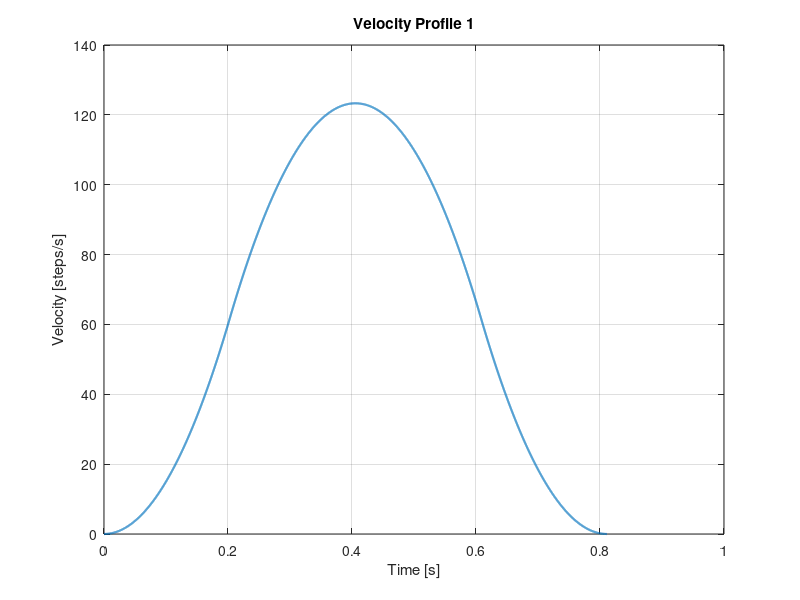
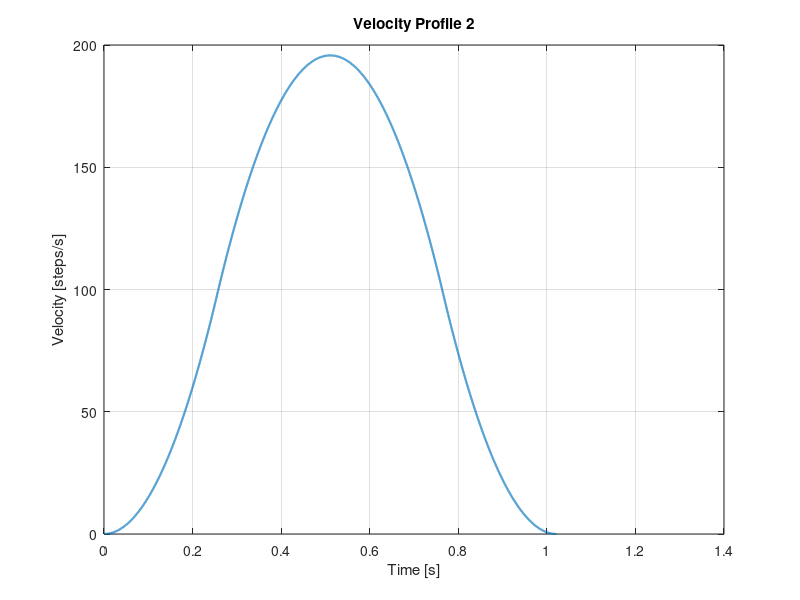

Write the MATLAB code that produced these figures, in order.
vmax = [200,200];%max SPS allowed by stepper and mcu
amax = [2500,2500]; %max SPSPS allowed by stepper and mcu
J = [3000,3000]; %jerk
s = [50,100]; %steps

number_of_profiles = 2;

delay = cell(1,number_of_profiles);

for profile = 1:number_of_profiles 

    va = amax(profile)^2 / J(profile); %max value of speed reached during point-to-point
    sa = 2*amax(profile)^3 / J(profile)^2; %value of stroke if amax reached
    sv_1 = 2*vmax(profile) * sqrt(vmax(profile)/J(profile)); %value of stroke if case 1 and vmax reached 
    sv_2 =  vmax(profile) *((vmax(profile)/amax(profile)) + (amax(profile)/J(profile))); %value of stroke if case 2 and vmax reached 
        
    if(vmax(profile) < va && s(profile) > sa)
        tj = sqrt(vmax(profile)/J(profile));
        tv = s(profile)/vmax(profile);
        ta = tj;
    elseif (vmax(profile) > va && s(profile) < sa)
        tj = (s(profile)/(2*J(profile)))^(1/3);
        ta = tj;
        tv = 2*tj;
    elseif(vmax(profile) < va && s(profile) < sa)
        if (s(profile) > sv_1)
            tj = sqrt(vmax(profile)/J(profile));
            tv = s(profile)/vmax(profile);
            ta = tj;
        else
            tj = (s(profile)/(2*J(profile)))^(1/3);
            ta = tj;
            tv = 2*tj;
        end 
    else
        if (s(profile) > sv_2)
            tj = amax(profile)/J(profile);
            ta = vmax(profile)/amax(profile);
            tv = s(profile)/vmax(profile);
        else
            tj = amax(profile)/J(profile);
            ta = 0.5*(sqrt((4*s(profile)*J(profile)^2 + amax(profile)^3)/(amax(profile)*J(profile)^2)) - amax(profile)/J(profile));
            tv = ta + tj;
        end 
    end
    
    t1 = tj;
    t2 = ta;
    t3 = tj + ta;
    t4 = tv;
    t5 = tj + tv;
    t6 = tv + ta;
    t7 = tv + ta + tj;
    
    a1 = J(profile) * t1;
    v1 = J(profile) * (t1^2) / 2;
    p1 = J(profile) * (t1^3) / 6;
    a2 = a1;
    v2 = v1 + a1 * (t2 - t1);
    p2 = p1 + v1 * (t2 - t1) + a1 * ((t2 - t1)^2) / 2;
    a3 = 0;
    v3 = v2 + a2 * (t3 - t2) - J(profile) * ((t3 - t2)^2) / 2;
    p3 = p2 + v2 * (t3 - t2) + a2 * ((t3 - t2)^2) / 2 - J(profile) * ((t3 - t2)^3) / 6;
    a4 = 0; 
    v4 = v3; 
    p4 = p3 + v3 * (t4 - t3);
    a5 = -a1; 
    v5 = v4 - J(profile) * ((t5 - t4)^2) / 2; 
    p5 = p4 + v4 * (t5 - t4) - J(profile) * ((t5 - t4)^3) / 6;
    a6 = a5; 
    v6 = v5 - amax(profile) * (t6 - t5); 
    p6 = p5 + v5 * (t6 - t5) + a5 * ((t6 - t5)^2) / 2;

    i = 1;  
    k = 0.0001;
    v = NaN(1,round(t7/k));
    p = NaN(1,round(t7/k));

    for  t = 0:k:t7
        if (t >= 0 && t < t1)
            v(i) = J(profile) * (t^2) / 2;
            p(i) = J(profile) * (t^3) / 6;
        elseif (t >= t1 && t < t2)
            v(i) = v1 + a1 * (t - t1);
            p(i) = p1 + v1 * (t - t1) + a1 * ((t - t1)^2) / 2;
        elseif (t>= t2 && t < t3)
            v(i) = v2 + a2 * (t - t2) - J(profile) * ((t - t2)^2) / 2;
            p(i) = p2 + v2 * (t - t2) + a2 * ((t - t2)^2) / 2 - J(profile) * ((t - t2)^3) / 6;
        elseif (t >= t3 && t < t4)
            v(i) = v3;
            p(i) = p3 + v3 * (t - t3);
        elseif (t >= t4 && t < t5)
            v(i) = v4 - J(profile) * ((t - t4)^2) / 2;
            p(i) = p4 + v4 * (t - t4) - J(profile) * ((t - t4)^3) / 6;
        elseif (t >= t5 && t < t6)
            v(i) = v5 - amax(profile) * (t - t5);
            p(i) = p5 + v5 * (t - t5) + a5 * ((t - t5)^2) / 2;
        elseif (t >= t6 && t < t7)
            v(i) = v6 + a6 * (t - t6) + J(profile) * ((t - t6)^2) / 2;
            p(i) = p6 + v6 * (t - t6) + a6 * ((t - t6)^2) / 2 + J(profile) * ((t - t6)^3) / 6;
        end
        i = i + 1;
    end

    t_vec = linspace(0, t7, length(v));

    % Plot velocity for the current profile
    figure(profile);
    plot(t_vec, v, 'LineWidth', 1.5);
    title(sprintf('Velocity Profile %d', profile));
    xlabel('Time [s]');
    ylabel('Velocity [steps/s]');
    grid on;
    
end
